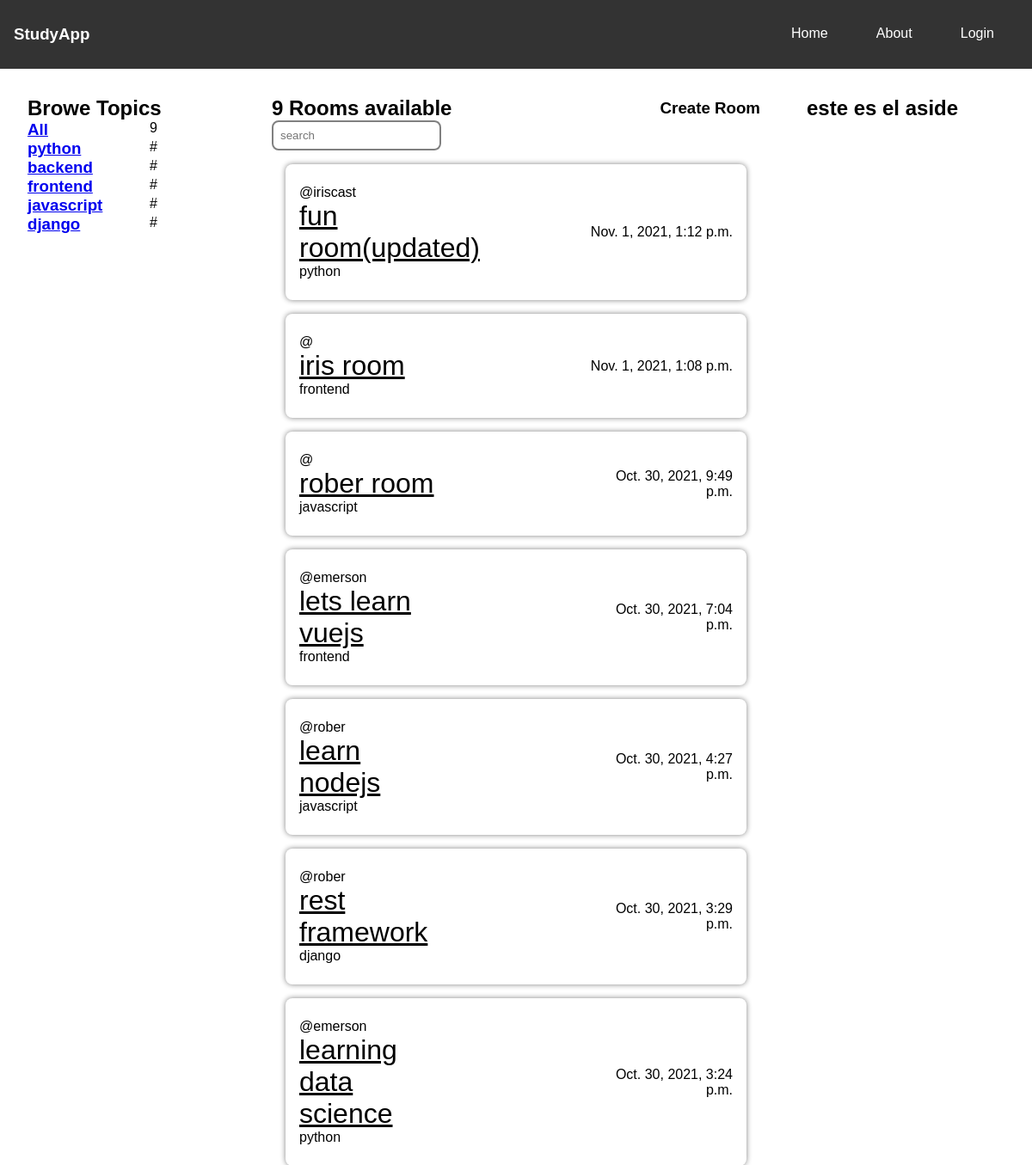
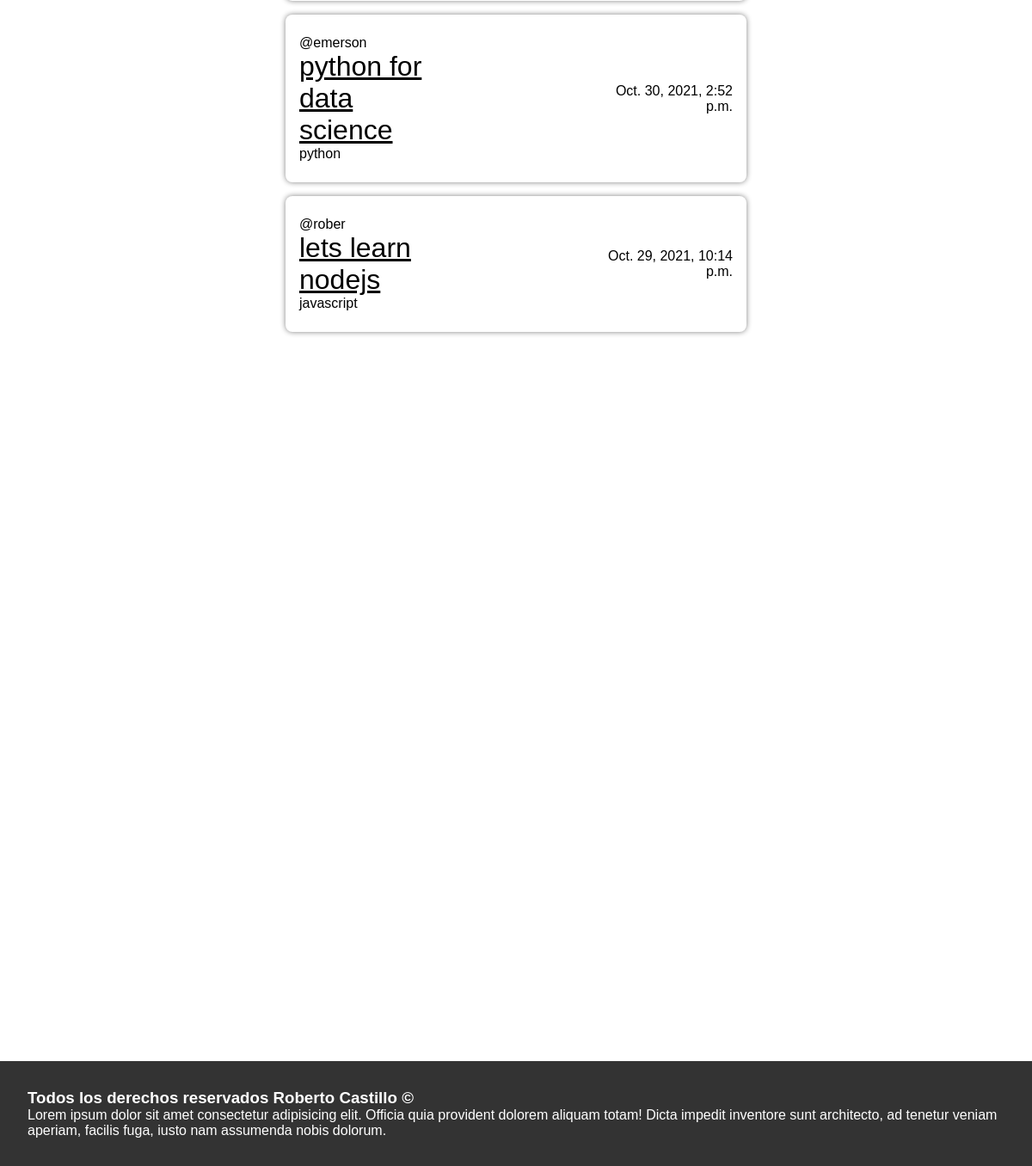
The page / on the database its author committed (2 pictures, top to bottom).
### base/models.py (models this page shows, shortened)
class Topic (models.Model):
    name = models.CharField(max_length=200)

class Room(models.Model):
    host = models.ForeignKey(User,on_delete=models.SET_NULL,null=True)
    topic = models.ForeignKey(Topic,on_delete=models.SET_NULL,null=True)
    name = models.CharField(max_length=200)
    desc = models.TextField(null=True,blank=True)
    updated = models.DateTimeField(auto_now=True)
    created = models.DateTimeField(auto_now_add=True)
    class Meta:
        ordering = ['-updated','-created']

### base/views.py (the view)
# urls.py: path('', home,name="home",),
def home(req):
    topic = req.GET.get('q')
    name = req.GET.get('name')
    rooms = None
    if topic:
        rooms = Room.objects.filter(topic=topic)
    elif name:
        rooms = Room.objects.filter(
            Q(topic__name__icontains=name) |
            Q(name__icontains=name) |
            Q(desc__icontains=name)
        )
    else:
        rooms = Room.objects.all()
    topics = Topic.objects.all()
    context = {'rooms':rooms,'topics':topics}
    return render(req,'base/home.html',context)

### base/templates/base/home.html (shortened to what this page needs)
{% include 'nav.html' %}
<main>
  <div class="sidebar">
    <h2>Browe Topics</h2>
    <div class="topic">
      <h3><a href="{% url 'home' %}">All</a></h3>
      <span> {{rooms.count}} </span>
    </div>
    {% for topic in topics%}
    <div class="topic">
      <h3><a href="{% url 'home' %}?q={{topic.id}}">{{ topic.name }}</a></h3>
      <span>#{{ topic.room }}</span>
    </div>
    {% endfor %}
  </div>
  <div class="rooms">
    <div class="menu">
      <h2>{{ rooms.count }} Rooms available</h2>
      <h3>
        <a href="{% url 'create-room' %}">Create Room</a>
      </h3>
    </div>
    <form action="" method="get">
      <input name="name" type="search" placeholder="search" />
    </form>
    {% for room in rooms%}
    <div class="card">
      <div class="content">
        <span>@{{ room.host.username }}</span>
        <a class="card-title" href="{% url 'room' room.id %}"
          >{{ room.name }}</a
        >
        <span>{{room.topic.name}}</span>
      </div>
      <div>
        <p>{{ room.created }}</p>
      </div>
    </div>
    {% endfor %}
  </div>
  <aside>
    <h2>este es el aside</h2>
  </aside>
</main>
{% include 'footer.html' %}

### templates/nav.html (shortened to what this page needs)
<nav>
  <h3>
    StudyApp {% if request.user.is_authenticated %} {{ request.user }} {%endif%}
  </h3>
  <ul>
    <a href="/">Home</a>
    <a href="/about">About</a>
    {% if request.user.is_authenticated %}
    <a href="{% url 'logout' %}">Logout</a>
    {% else %}
    <a href="{% url 'signin' %}">Login</a>
    {% endif %}
  </ul>
</nav>

### templates/footer.html
<footer>
  <h3>Todos los derechos reservados Roberto Castillo &copy;</h3>
  <p>
    Lorem ipsum dolor sit amet consectetur adipisicing elit. Officia quia
    provident dolorem aliquam totam! Dicta impedit inventore sunt architecto, ad
    tenetur veniam aperiam, facilis fuga, iusto nam assumenda nobis dolorum.
  </p>
</footer>

### base/templates/base/home.html (style rules this page uses)
.card { display: flex; align-items: center; justify-content: space-between; border-radius: 0.5rem; padding: 1rem; margin: 1rem; box-shadow: 0 0 6px gray; }
.card a { color: black; display: block; }
.card .card-title { font-size: 2rem; }
.menu { display: flex; align-items: center; justify-content: space-between; }
.menu a { color: black; text-decoration: none; }
.card > div { width: calc(100% / 3); display: block; margin: 0.5rem 0; }
.card div:not(:first-child) * { text-align: right; }
main { display: grid; grid-template-columns: 1fr 2fr 1fr; }
aside { text-align: center; }
.topic { display: flex; }
.topic * { width: calc(100% / 2); }
input[type="search"] { padding: 0.5rem; border: 2px gray solid; outline-color: rgb(0, 140, 255); border-radius: 0.5rem; }

### templates/nav.html (style rules this page uses)
* { font-family: sans-serif; padding: 0; margin: 0; }
nav { position: sticky; top: 0; display: flex; align-items: center; padding: 0 1rem; justify-content: space-between; background-color: var(--bg-color); color: white; height: var(--nav-height); }
nav ul { display: flex; width: 25%; justify-content: space-around; }
nav ul a { color: white; border-bottom: 2px var(--bg-color) solid; text-decoration: none; transition: all 1s; }
main { margin: 2rem; }
footer { position: relative; top: 100vh; color: white; background-color: var(--bg-color); padding: 2rem; }

### rows shown on the page
Topic: name "python"
Topic: name "backend"
Topic: name "frontend"
Topic: name "javascript"
Topic: name "django"
Room: host.username "iriscast", name "fun room(updated)", topic.name "python", created "Nov. 1, 2021, 1:12 p.m."
Room: name "iris room", topic.name "frontend", created "Nov. 1, 2021, 1:08 p.m."
Room: name "rober room", topic.name "javascript", created "Oct. 30, 2021, 9:49 p.m."
Room: host.username "emerson", name "lets learn vuejs", topic.name "frontend", created "Oct. 30, 2021, 7:04 p.m."
Room: host.username "rober", name "learn nodejs", topic.name "javascript", created "Oct. 30, 2021, 4:27 p.m."
Room: host.username "rober", name "rest framework", topic.name "django", created "Oct. 30, 2021, 3:29 p.m."
Room: host.username "emerson", name "learning data science", topic.name "python", created "Oct. 30, 2021, 3:24 p.m."
Room: host.username "emerson", name "python for data science", topic.name "python", created "Oct. 30, 2021, 2:52 p.m."
Room: host.username "rober", name "lets learn nodejs", topic.name "javascript", created "Oct. 29, 2021, 10:14 p.m."

### other values the page prints
{{ rooms.count }} "9"
